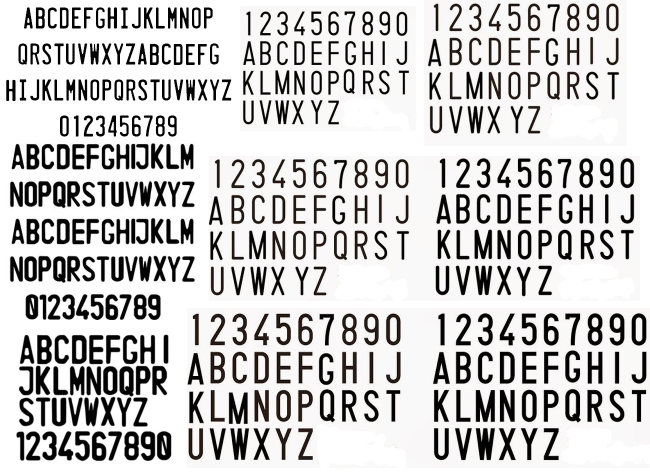
#> input picture Knn_Klasifikasi/Citra_Plate_Training/training_0.jpg, 1300 x 950 px (shown at 1/2 size)
$ python Generate_Data_Pengenalan_Citra_Plat.py
#> lines starting #> are read from the running program, lines starting #| are printed output that depends on the picture; after the words box and inside, x2 and y2 are one past the last pixel; in counts of white or black regions, pixels touching at a corner belong together
import sys
import numpy as np
import cv2
import os

MIN_CONTOUR_AREA = 100
RESIZED_IMAGE_WIDTH = 20
RESIZED_IMAGE_HEIGHT = 30

def main():
    imgTrainingNumbers = cv2.imread("Citra_Plate_Training/training_0.jpg")
#> imgTrainingNumbers is the input picture: shape (950, 1300, 3); mean B, G, R 199.9, 200.2, 201.2

    # Resize Citra menjadi skala 80%
    scale_percent = 80
    width = int(imgTrainingNumbers.shape[1] * scale_percent / 100)
#> width = 1040
    height = int(imgTrainingNumbers.shape[0] * scale_percent / 100)
#> height = 760
    dimensi = (width, height)
#> dimensi = (1040, 760)
    # Citra Setelah di Resize
    imgTrainingResize = cv2.resize(imgTrainingNumbers, dimensi, interpolation=cv2.INTER_AREA)
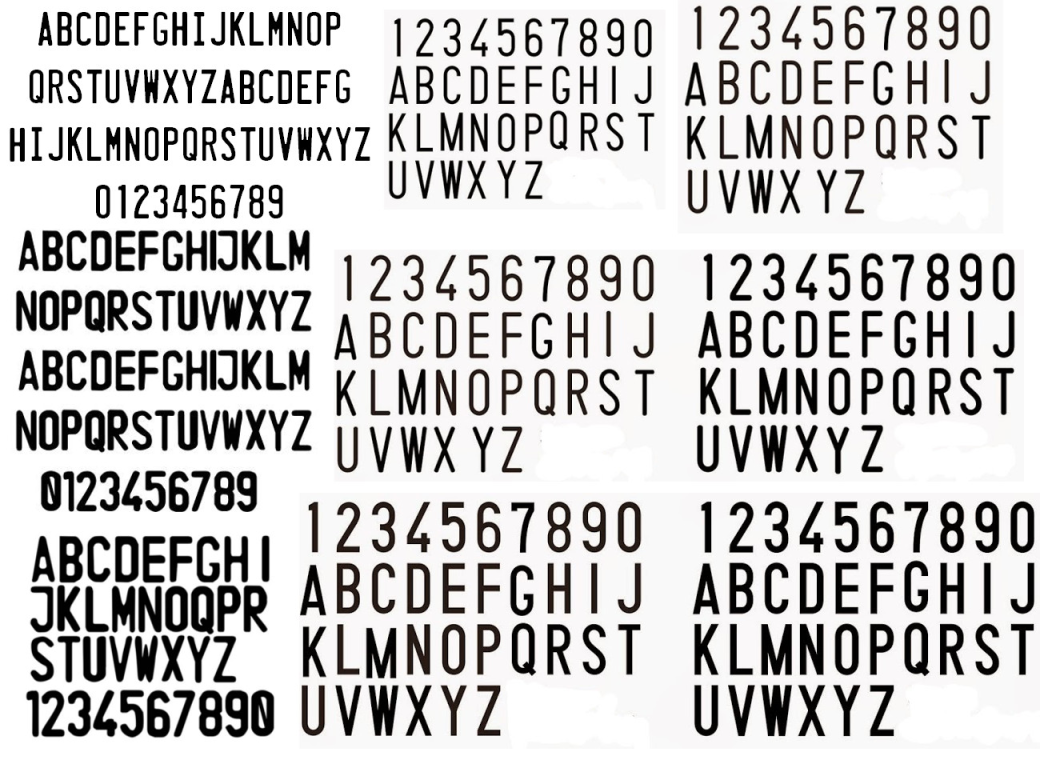
#> imgTrainingResize: shape (760, 1040, 3); mean B, G, R 199.9, 200.2, 201.2

    if imgTrainingNumbers is None:
        print("error: image not read from file \n\n")
        os.system("pause")
        return
    # end if

    imgGray = cv2.cvtColor(imgTrainingResize, cv2.COLOR_BGR2GRAY)
    imgBlurred = cv2.GaussianBlur(imgGray, (5, 5), 0)
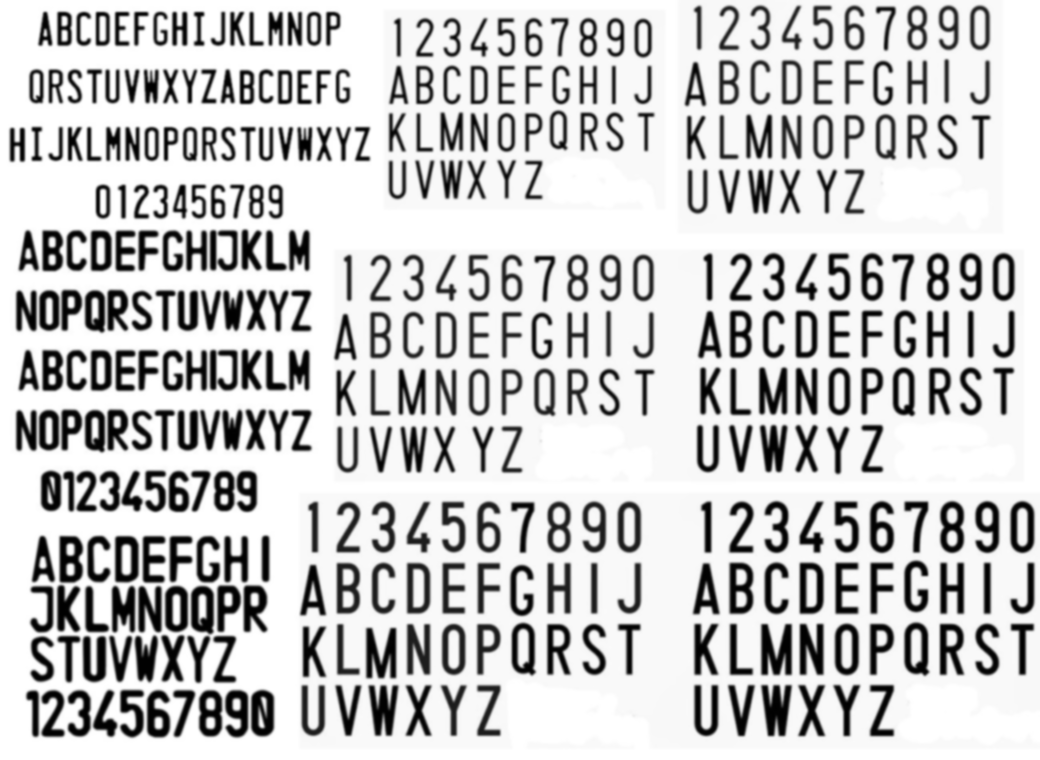
#> imgBlurred: shape (760, 1040); min 0, max 255, mean 200.5

    imgThresh = cv2.adaptiveThreshold(imgBlurred, 255, cv2.ADAPTIVE_THRESH_GAUSSIAN_C, cv2.THRESH_BINARY_INV, 11, 2)
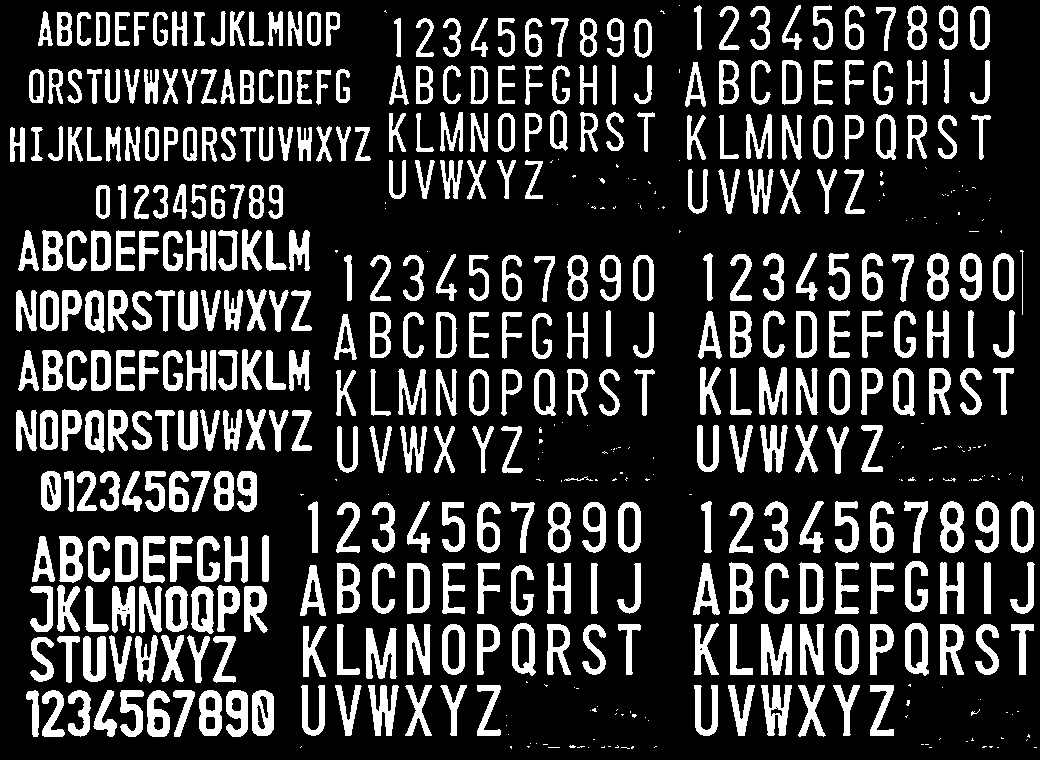
#> imgThresh: shape (760, 1040); 21.1% white; 540 white regions (160 under 20 px)

    cv2.imshow("imgThresh", imgThresh)

    imgThreshCopy = imgThresh.copy()

    npaContours, npaHierarchy = cv2.findContours(imgThreshCopy, cv2.RETR_EXTERNAL, cv2.CHAIN_APPROX_SIMPLE)
#> npaContours = 540 contours, 164 with area under 20; largest, box (x1, y1, x2, y2) and area: (799, 562, 824, 614) 1061, (835, 624, 859, 675) 1038, (407, 563, 430, 614) 1036, (905, 623, 929, 676) 1034, (729, 562, 753, 614) 1034; npaHierarchy = 540 rows, first 6: [1, -1, -1, -1], [2, 0, -1, -1], [3, 1, -1, -1], [4, 2, -1, -1], [5, 3, -1, -1], [6, 4, -1, -1]

    npaFlattenedImages = np.empty((0, RESIZED_IMAGE_WIDTH * RESIZED_IMAGE_HEIGHT))

    intClassifications = []

    intValidChars = [ord('0'), ord('1'), ord('2'), ord('3'), ord('4'), ord('5'), ord('6'), ord('7'), ord('8'), ord('9'),
                     ord('A'), ord('B'), ord('C'), ord('D'), ord('E'), ord('F'), ord('G'), ord('H'), ord('I'), ord('J'),
                     ord('K'), ord('L'), ord('M'), ord('N'), ord('O'), ord('P'), ord('Q'), ord('R'), ord('S'), ord('T'),
                     ord('U'), ord('V'), ord('W'), ord('X'), ord('Y'), ord('Z')]

    for npaContour in npaContours:
        if cv2.contourArea(npaContour) > MIN_CONTOUR_AREA:
            [intX, intY, intW, intH] = cv2.boundingRect(npaContour)

            cv2.rectangle(imgTrainingResize,
                          (intX, intY),
                          (intX + intW, intY + intH),
                          (0, 179, 0),  # green
                          2)

            imgROI = imgThresh[intY:intY + intH, intX:intX + intW]
            imgROIResized = cv2.resize(imgROI, (RESIZED_IMAGE_WIDTH, RESIZED_IMAGE_HEIGHT))

            cv2.imshow("imgROI", imgROI)
            cv2.imshow("imgROIResized", imgROIResized)
            cv2.imshow("training_numbers.png", imgTrainingResize)

            intChar = cv2.waitKey(0)
            print(intChar)
            if intChar == 27:
                sys.exit()
            elif intChar in intValidChars:

                intClassifications.append(intChar)

                npaFlattenedImage = imgROIResized.reshape((1, RESIZED_IMAGE_WIDTH * RESIZED_IMAGE_HEIGHT))
                npaFlattenedImages = np.append(npaFlattenedImages, npaFlattenedImage, 0)
#> this loop made 55 passes; (key Q is pressed on pass 51)
#> (intX, intW, intH) on passes 51 to 55: (252, 22, 46), (226, 22, 47), (199, 23, 46), (173, 22, 47), (147, 23, 47)
#> npaContour on passes 1, 2, 3, 5, 6, 7: [[1034, 747], [1036, 747]], [[997, 747], [998, 747]], [[929, 747], [931, 747]], [[588, 747]], [[548, 747], [559, 747]], [[989, 746], [990, 747], [991, 747], [992, 746]]
#| 81
#| 101
#| 113
#| 120
#| 27
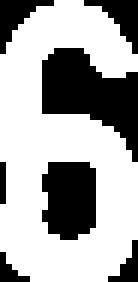
#> imgROI: shape (47, 23) (shown 6 times larger); 66% white; 7 black regions (3 under 20 px), largest, box (x1, y1, x2, y2) and area: (7, 8, 23, 27) 164, (7, 27, 16, 40) 102, (14, 0, 23, 9) 34, (0, 0, 9, 9) 33
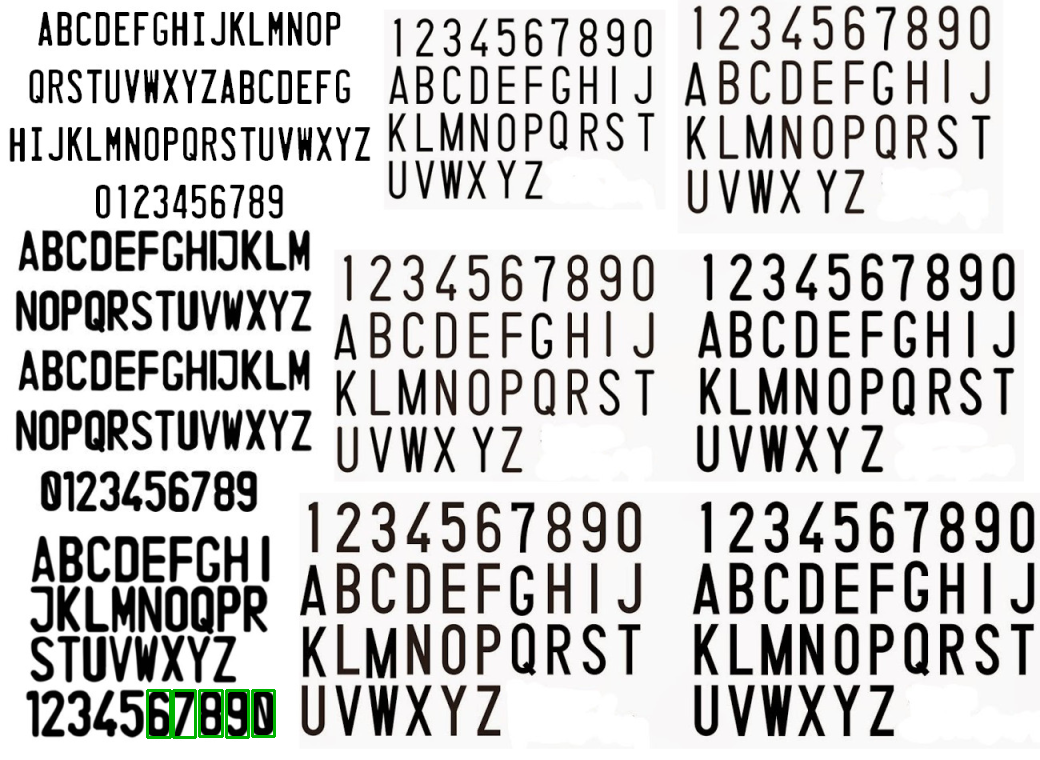
#> imgTrainingResize: shape (760, 1040, 3); 0.26% of pixels changed, all inside (x1, y1, x2, y2) = (146, 689, 276, 739)
#> after the loop, intClassifications = [81]
            # end if
        # end if
    # end for

    fltClassifications = np.array(intClassifications, np.float32)
    npaClassifications = fltClassifications.reshape((fltClassifications.size, 1))

    print("\n\ntraining selesai !!\n")
    # print(fltClassifications)
    # print(npaFlattenedImages)
    np.savetxt("Classifications.txt", npaClassifications)
    np.savetxt("Flattened_Images.txt", npaFlattenedImages)
    # changeCaption()

    cv2.destroyAllWindows()  # remove windows from memory

    return


# [64 lines of commented-out code are left out]


if __name__ == "__main__":
    main()
#> (the program exits here)

$ run again, with Knn_Klasifikasi/Citra_Plate_Training/training_3.jpg copied over Knn_Klasifikasi/Citra_Plate_Training/training_0.jpg
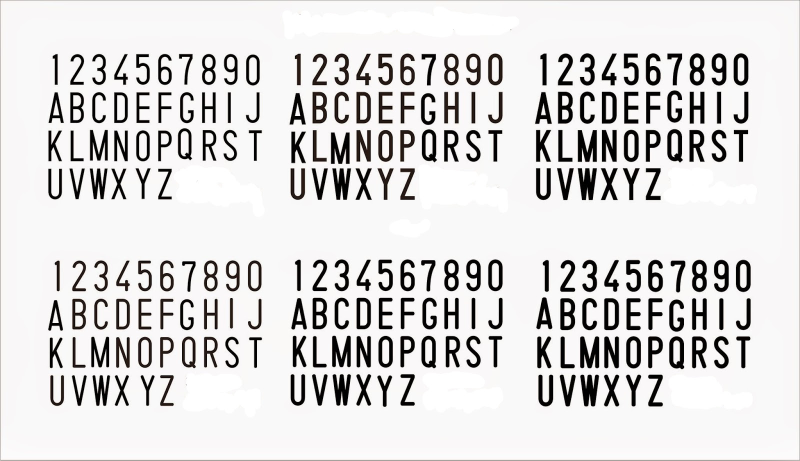
#> input picture Knn_Klasifikasi/Citra_Plate_Training/training_3.jpg, 1600 x 921 px (shown at 1/2 size)
#> in main, imgTrainingNumbers is the input picture: shape (921, 1600, 3); mean B, G, R 217.4, 217.6, 218.9
#> in main, `imgThresh = cv2.adaptiveThreshold(imgBlurred, 255, cv2.ADAPTIVE_THRESH..`:
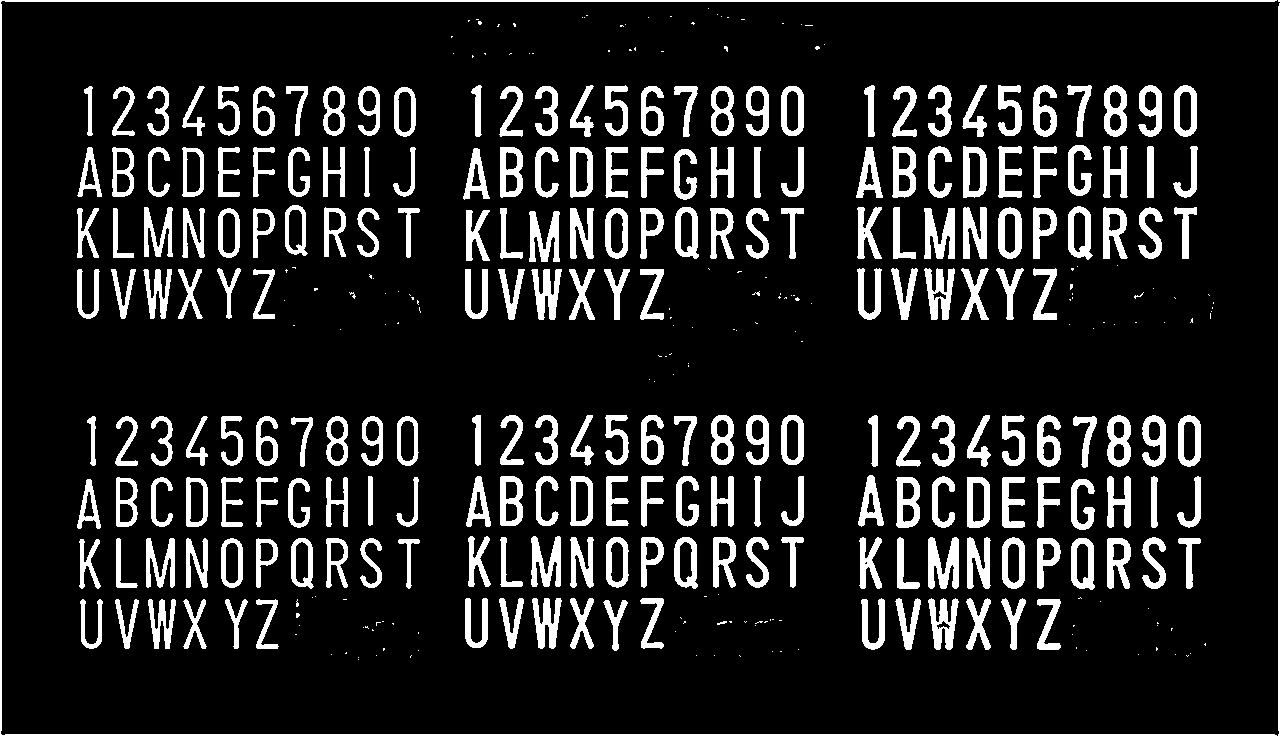
#> imgThresh: shape (736, 1280); 13.5% white; 379 white regions (160 under 20 px)
#> npaContours = 379 contours, 161 with area under 20; largest, box (x1, y1, x2, y2) and area: (0, 0, 1277, 736) 3271, (963, 146, 987, 198) 1076, (967, 477, 990, 528) 1049, (998, 207, 1022, 259) 1042, (570, 147, 593, 198) 1038; npaHierarchy = 379 rows, first 6: [1, -1, -1, -1], [2, 0, -1, -1], [3, 1, -1, -1], [4, 2, -1, -1], [5, 3, -1, -1], [6, 4, -1, -1]
#> the loop in main, `for npaContour in npaContours:` made 58 passes; (key Q is pressed on pass 52)
#> (intX, intY, intW, intH) on passes 52, 53, 56, 57, 58: (603, 600, 25, 51), (1037, 599, 24, 51), (256, 599, 23, 50), (225, 599, 23, 50), (183, 599, 24, 50)
#> (printed output is left out)
#> after the loop in main, `for npaContour in npaContours:`:
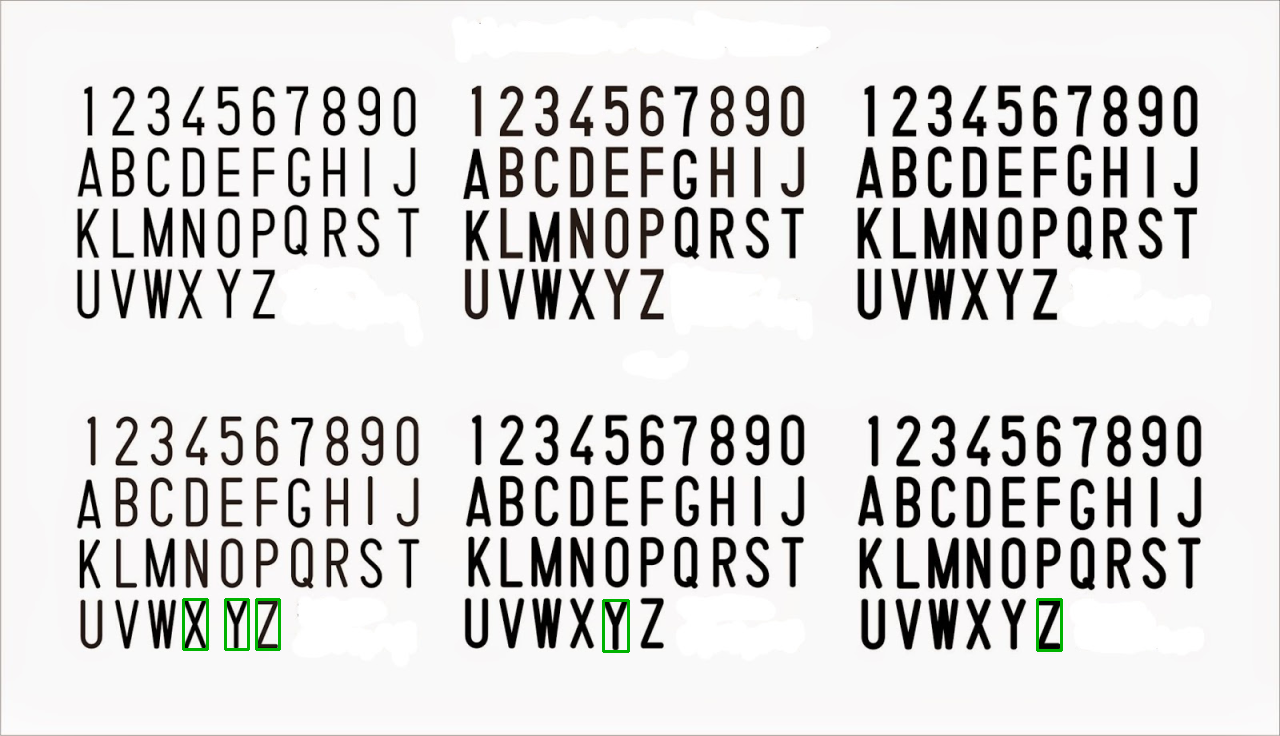
#> imgTrainingResize: shape (736, 1280, 3); mean B, G, R 216.9, 217.5, 218.3
#> after the loop in main, `for npaContour in npaContours:`: intClassifications = [81]
